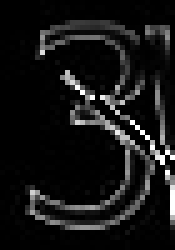
#> input picture 99123017/filtered/3_51.jpg.jpg, 35 x 50 px, given as the content of the folder C:/Users/POOYA/Desktop/capcha project/99123017/sub_image, which was not available (shown 5 times larger)
$ jupyter execute --allow-errors collect_data-training.ipynb   (older library calls are emulated)
#> lines starting #> are read from the running program, lines starting #| are printed output that depends on the picture; pictures that were not available may be replaced by others from this repository, and a replacement may not be noted
[cell 1]
import selenium
import matplotlib.pyplot as plt
import cv2
import time
from selenium import webdriver
from selenium.webdriver.common.by import By

#> (a cell that did not finish here is left out)

#> (a cell that did not finish here is left out)

[cell 4]
import os
import cv2
import matplotlib.pyplot as plt

[cell 5]
counter = 0
for file_name in os.listdir('C:\\Users\\POOYA\\Desktop\\capcha project\\99123017'):
     if file_name.endswith('.jpg'):
        image = cv2.imread(f'C:\\Users\\POOYA\\Desktop\\capcha project\\99123017\\{file_name}',0)
        for i in range(5):
            counter += 1
            sub_image = image[:,i*28:i*28+35]
            cv2.imwrite(f'C:\\Users\\POOYA\\Desktop\\capcha project\\99123017\\sub_image\\{file_name[i]}_{counter}.jpg',sub_image)

[cell 6]
for file_name in os.listdir('C:\\Users\\POOYA\\Desktop\\capcha project\\99123017\\sub_image'):
     if file_name.endswith('.jpg'):
        sub_image = cv2.imread(f'C:\\Users\\POOYA\\Desktop\\capcha project\\99123017\\sub_image\\{file_name}',0)
#> sub_image is the input picture: shape (50, 35); min 0, max 255, mean 21
        filtered = cv2.fastNlMeansDenoising(sub_image, None, 31, 7, 21)
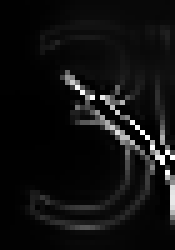
#> filtered: shape (50, 35) (shown 5 times larger); min 0, max 255, mean 16.3
        filtered = cv2.medianBlur(filtered,1)
        filtered = cv2.Laplacian(filtered,cv2.CV_64F)
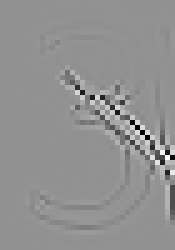
#> filtered: shape (50, 35) float64 (shown 5 times larger); min -1018, max 762, mean -0.6; drawn with min black and max white
        cv2.imwrite(f'C:\\Users\\POOYA\\Desktop\\capcha project\\99123017\\filtered\\{file_name}.jpg',filtered)
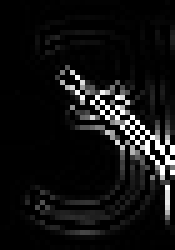
#> saved as 3_51.jpg.jpg.jpg: shape (50, 35) (shown 5 times larger); min 0, max 255, mean 17.4
